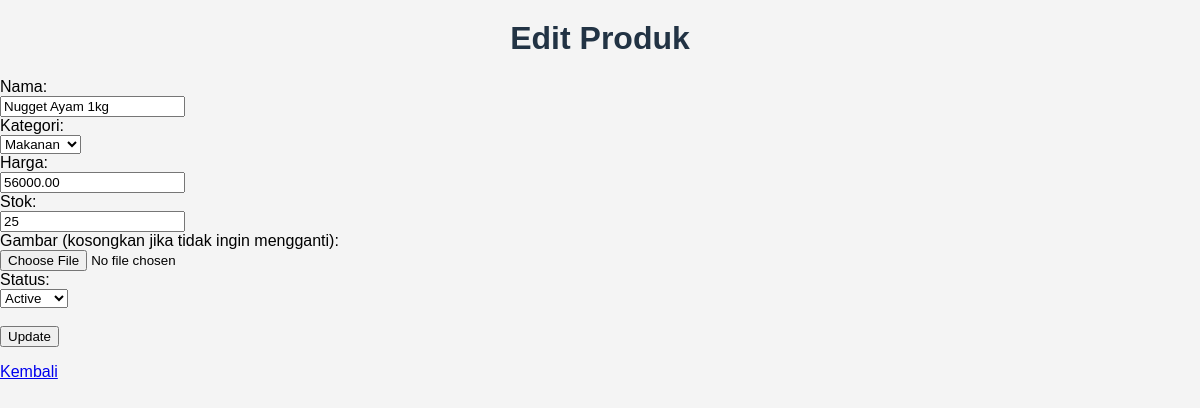
The app's page /edit.php?id=4 with its own data.
### tables this page shows
CREATE TABLE products (
    id INT AUTO_INCREMENT PRIMARY KEY,
    name VARCHAR(100) NOT NULL,
    category VARCHAR(50) NOT NULL,
    price DECIMAL(10,2) NOT NULL,
    stock INT NOT NULL,
    image_path VARCHAR(255),
    status ENUM('active','inactive') NOT NULL
);

### src/Database.php (called while the page is built)
<?php
class Database {
    private $host = "127.0.0.1";
    private $db   = "produk_crud";
    private $user = "root";
    private $pass = "123";
    private $charset = "utf8mb4";
    public function getConnection() {
        $dsn = "mysql:host={$this->host};dbname={$this->db};charset={$this->charset}";
        $options = [
            PDO::ATTR_ERRMODE            => PDO::ERRMODE_EXCEPTION,
            PDO::ATTR_DEFAULT_FETCH_MODE => PDO::FETCH_ASSOC,
            PDO::ATTR_EMULATE_PREPARES   => false,
        ];
        try {
            return new PDO($dsn, $this->user, $this->pass, $options);
        } catch (PDOException $e) {
            die("Koneksi DB gagal: " . $e->getMessage());
        }
    }
}

### src/ProductRepository.php (called while the page is built, shortened)
<?php
require_once __DIR__ . '/Database.php';
class ProductRepository {
    private $db;
    public function __construct() {
        $this->db = (new Database())->getConnection();
    }
    public function find($id) {
        $stmt = $this->db->prepare("SELECT * FROM products WHERE id = ?");
        $stmt->execute([$id]);
        return $stmt->fetch();
    }
}

### public/edit.php (the view, shortened to what this page needs)
<?php
require_once __DIR__ . '/../src/ProductRepository.php';
$repo = new ProductRepository();
$id = $_GET['id'] ?? null;
$product = $repo->find($id);
$categories = ['Elektronik', 'Fashion', 'Makanan', 'Aksesoris', 'Lainnya'];
$statuses = ['active' => 'Active', 'inactive' => 'Inactive'];
?>
<!doctype html>
<html>
<head><meta charset="utf-8">
    <link rel="stylesheet" href="css/style.css">
</head>
<body>
    <h1>Edit Produk</h1>
    <form action="update.php" method="post" enctype="multipart/form-data">
        <div>
            <label>Nama:</label><br>
            <input type="text" name="name" required maxlength="100" value="<?= htmlspecialchars($product['name']) ?>">
        </div>
        <div>
            <label>Kategori:</label><br>
            <select name="category" required>
                <?php foreach ($categories as $c): ?>
                    <option value="<?= htmlspecialchars($c) ?>" <?= $product['category'] === $c ? 'selected' : '' ?>><?= htmlspecialchars($c) ?></option>
                <?php endforeach; ?>
            </select>
        </div>
        <div>
            <label>Harga:</label><br>
            <input type="number" step="0.01" name="price" required min="0" value="<?= htmlspecialchars($product['price']) ?>">
        </div>
        <div>
            <label>Stok:</label><br>
            <input type="number" name="stock" required min="0" value="<?= htmlspecialchars($product['stock']) ?>">
        </div>
        <div>
            <label>Gambar (kosongkan jika tidak ingin mengganti):</label><br>
            <input type="file" name="image" accept=".jpg,.jpeg,.png">
        </div>
        <div>
            <label>Status:</label><br>
            <select name="status" required>
                <?php foreach ($statuses as $val => $label): ?>
                    <option value="<?= $val ?>" <?= $product['status'] === $val ? 'selected' : '' ?>><?= $label ?></option>
                <?php endforeach; ?>
            </select>
        </div>
        <br>
        <button type="submit">Update</button>
    </form>
    <p><a href="index.php">Kembali</a></p>
</body>
</html>

### public/css/style.css (style rules this page uses)
body { font-family: Arial, sans-serif; background: #f4f4f4; margin: 0; padding: 0; }
h1 { text-align: center; margin-top: 20px; color: #234; }

### records on screen
products: name "Nugget Ayam 1kg", category "Makanan", price "56000.00", stock "25", status "Active"
